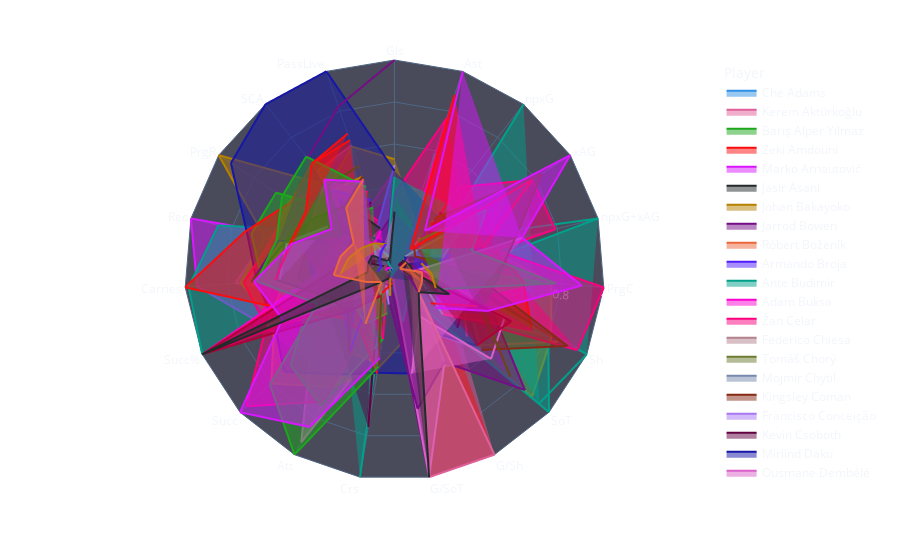

The code cell stored with this chart in its notebook:
### Code cell
import pandas as pd
from sklearn.preprocessing import MinMaxScaler,RobustScaler
import plotly.express as px
import numpy as np

# Normalize the data (excluding the 'Player' and '90s' columns)
scaler = MinMaxScaler()
columns_to_normalize = df.columns.difference(['Player', '90s'])
df_normalized = df.copy()
df_normalized[columns_to_normalize] = scaler.fit_transform(df[columns_to_normalize])

# Reshape the DataFrame for radar plot
df_melted = df_normalized.melt(id_vars=['Player'], var_name='Stat', value_name='Value')
df_melted = df_melted[df_melted['Stat'] != '90s']

# Ensure the values are clipped between 0 and 1
df_melted['Value'] = df_melted['Value'].clip(lower=0, upper=1)

# Create radar chart
fig = px.line_polar(df_melted, r='Value', theta='Stat', line_close=True, color='Player',
                    color_discrete_sequence=px.colors.qualitative.Dark24,
                    template="plotly_dark")

# Update the polar layout to start from 0 and go to 1
fig.update_polars(radialaxis_range=[0, 1],  # Explicitly set the range from 0 to 1
                  angularaxis_showgrid=True,
                  radialaxis_showgrid=True,
                  gridshape='linear',
                  bgcolor="#494b5a",
                  radialaxis_showticklabels=True,
                  angularaxis_showticklabels=True)

fig.update_layout(paper_bgcolor="rgba(0, 0, 0, 0)", plot_bgcolor="rgba(0, 0, 0, 0)")

# Fill the area under the radar lines
fig.update_traces(fill='toself')

fig.show()
